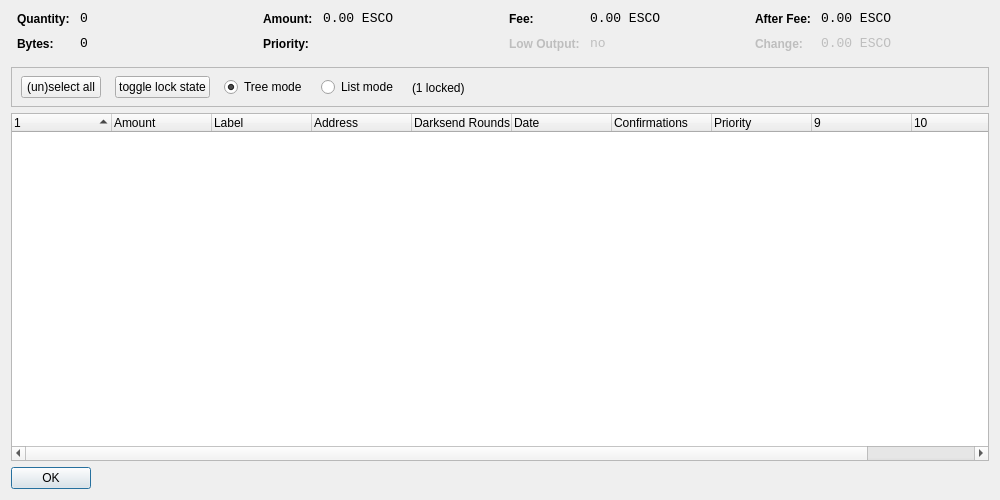
<?xml version="1.0" encoding="UTF-8"?>
<ui version="4.0">
 <class>CoinControlDialog</class>
 <widget class="QDialog" name="CoinControlDialog">
  <property name="geometry">
   <rect>
    <x>0</x>
    <y>0</y>
    <width>1000</width>
    <height>500</height>
   </rect>
  </property>
  <property name="windowTitle">
   <string>Coin Control</string>
  </property>
  <layout class="QVBoxLayout" name="verticalLayout">
   <item>
    <layout class="QHBoxLayout" name="horizontalLayoutTop" stretch="0,0,0,0">
     <property name="topMargin">
      <number>0</number>
     </property>
     <property name="bottomMargin">
      <number>10</number>
     </property>
     <item>
      <layout class="QFormLayout" name="formLayoutCoinControl1">
       <property name="horizontalSpacing">
        <number>10</number>
       </property>
       <property name="verticalSpacing">
        <number>10</number>
       </property>
       <property name="leftMargin">
        <number>6</number>
       </property>
       <property name="rightMargin">
        <number>6</number>
       </property>
       <item row="0" column="0">
        <widget class="QLabel" name="labelCoinControlQuantityText">
         <property name="styleSheet">
          <string notr="true">font-weight:bold;</string>
         </property>
         <property name="text">
          <string>Quantity:</string>
         </property>
        </widget>
       </item>
       <item row="0" column="1">
        <widget class="QLabel" name="labelCoinControlQuantity">
         <property name="font">
          <font>
           <family>Monospace</family>
           <pointsize>10</pointsize>
          </font>
         </property>
         <property name="cursor">
          <cursorShape>IBeamCursor</cursorShape>
         </property>
         <property name="contextMenuPolicy">
          <enum>Qt::ActionsContextMenu</enum>
         </property>
         <property name="text">
          <string notr="true">0</string>
         </property>
         <property name="textInteractionFlags">
          <set>Qt::LinksAccessibleByMouse|Qt::TextSelectableByKeyboard|Qt::TextSelectableByMouse</set>
         </property>
        </widget>
       </item>
       <item row="1" column="0">
        <widget class="QLabel" name="labelCoinControlBytesText">
         <property name="styleSheet">
          <string notr="true">font-weight:bold;</string>
         </property>
         <property name="text">
          <string>Bytes:</string>
         </property>
        </widget>
       </item>
       <item row="1" column="1">
        <widget class="QLabel" name="labelCoinControlBytes">
         <property name="font">
          <font>
           <family>Monospace</family>
           <pointsize>10</pointsize>
          </font>
         </property>
         <property name="cursor">
          <cursorShape>IBeamCursor</cursorShape>
         </property>
         <property name="contextMenuPolicy">
          <enum>Qt::ActionsContextMenu</enum>
         </property>
         <property name="text">
          <string notr="true">0</string>
         </property>
         <property name="textInteractionFlags">
          <set>Qt::LinksAccessibleByMouse|Qt::TextSelectableByKeyboard|Qt::TextSelectableByMouse</set>
         </property>
        </widget>
       </item>
      </layout>
     </item>
     <item>
      <layout class="QFormLayout" name="formLayoutCoinControl2">
       <property name="horizontalSpacing">
        <number>10</number>
       </property>
       <property name="verticalSpacing">
        <number>10</number>
       </property>
       <property name="leftMargin">
        <number>6</number>
       </property>
       <property name="rightMargin">
        <number>6</number>
       </property>
       <item row="0" column="0">
        <widget class="QLabel" name="labelCoinControlAmountText">
         <property name="styleSheet">
          <string notr="true">font-weight:bold;</string>
         </property>
         <property name="text">
          <string>Amount:</string>
         </property>
        </widget>
       </item>
       <item row="0" column="1">
        <widget class="QLabel" name="labelCoinControlAmount">
         <property name="font">
          <font>
           <family>Monospace</family>
           <pointsize>10</pointsize>
          </font>
         </property>
         <property name="cursor">
          <cursorShape>IBeamCursor</cursorShape>
         </property>
         <property name="contextMenuPolicy">
          <enum>Qt::ActionsContextMenu</enum>
         </property>
         <property name="text">
          <string notr="true">0.00 ESCO</string>
         </property>
         <property name="textInteractionFlags">
          <set>Qt::LinksAccessibleByMouse|Qt::TextSelectableByKeyboard|Qt::TextSelectableByMouse</set>
         </property>
        </widget>
       </item>
       <item row="1" column="0">
        <widget class="QLabel" name="labelCoinControlPriorityText">
         <property name="styleSheet">
          <string notr="true">font-weight:bold;</string>
         </property>
         <property name="text">
          <string>Priority:</string>
         </property>
        </widget>
       </item>
       <item row="1" column="1">
        <widget class="QLabel" name="labelCoinControlPriority">
         <property name="font">
          <font>
           <family>Monospace</family>
           <pointsize>10</pointsize>
          </font>
         </property>
         <property name="cursor">
          <cursorShape>IBeamCursor</cursorShape>
         </property>
         <property name="contextMenuPolicy">
          <enum>Qt::ActionsContextMenu</enum>
         </property>
         <property name="text">
          <string/>
         </property>
         <property name="textInteractionFlags">
          <set>Qt::LinksAccessibleByMouse|Qt::TextSelectableByKeyboard|Qt::TextSelectableByMouse</set>
         </property>
        </widget>
       </item>
      </layout>
     </item>
     <item>
      <layout class="QFormLayout" name="formLayoutCoinControl3">
       <property name="horizontalSpacing">
        <number>10</number>
       </property>
       <property name="verticalSpacing">
        <number>10</number>
       </property>
       <property name="leftMargin">
        <number>6</number>
       </property>
       <property name="rightMargin">
        <number>6</number>
       </property>
       <item row="0" column="0">
        <widget class="QLabel" name="labelCoinControlFeeText">
         <property name="styleSheet">
          <string notr="true">font-weight:bold;</string>
         </property>
         <property name="text">
          <string>Fee:</string>
         </property>
        </widget>
       </item>
       <item row="0" column="1">
        <widget class="QLabel" name="labelCoinControlFee">
         <property name="font">
          <font>
           <family>Monospace</family>
           <pointsize>10</pointsize>
          </font>
         </property>
         <property name="cursor">
          <cursorShape>IBeamCursor</cursorShape>
         </property>
         <property name="contextMenuPolicy">
          <enum>Qt::ActionsContextMenu</enum>
         </property>
         <property name="text">
          <string notr="true">0.00 ESCO</string>
         </property>
         <property name="textInteractionFlags">
          <set>Qt::LinksAccessibleByMouse|Qt::TextSelectableByKeyboard|Qt::TextSelectableByMouse</set>
         </property>
        </widget>
       </item>
       <item row="1" column="0">
        <widget class="QLabel" name="labelCoinControlLowOutputText">
         <property name="enabled">
          <bool>false</bool>
         </property>
         <property name="styleSheet">
          <string notr="true">font-weight:bold;</string>
         </property>
         <property name="text">
          <string>Low Output:</string>
         </property>
        </widget>
       </item>
       <item row="1" column="1">
        <widget class="QLabel" name="labelCoinControlLowOutput">
         <property name="enabled">
          <bool>false</bool>
         </property>
         <property name="font">
          <font>
           <family>Monospace</family>
           <pointsize>10</pointsize>
          </font>
         </property>
         <property name="cursor">
          <cursorShape>IBeamCursor</cursorShape>
         </property>
         <property name="contextMenuPolicy">
          <enum>Qt::ActionsContextMenu</enum>
         </property>
         <property name="text">
          <string notr="true">no</string>
         </property>
         <property name="textInteractionFlags">
          <set>Qt::LinksAccessibleByMouse|Qt::TextSelectableByKeyboard|Qt::TextSelectableByMouse</set>
         </property>
        </widget>
       </item>
      </layout>
     </item>
     <item>
      <layout class="QFormLayout" name="formLayoutCoinControl4">
       <property name="horizontalSpacing">
        <number>10</number>
       </property>
       <property name="verticalSpacing">
        <number>10</number>
       </property>
       <property name="leftMargin">
        <number>6</number>
       </property>
       <property name="rightMargin">
        <number>6</number>
       </property>
       <item row="0" column="0">
        <widget class="QLabel" name="labelCoinControlAfterFeeText">
         <property name="styleSheet">
          <string notr="true">font-weight:bold;</string>
         </property>
         <property name="text">
          <string>After Fee:</string>
         </property>
        </widget>
       </item>
       <item row="0" column="1">
        <widget class="QLabel" name="labelCoinControlAfterFee">
         <property name="font">
          <font>
           <family>Monospace</family>
           <pointsize>10</pointsize>
          </font>
         </property>
         <property name="cursor">
          <cursorShape>IBeamCursor</cursorShape>
         </property>
         <property name="contextMenuPolicy">
          <enum>Qt::ActionsContextMenu</enum>
         </property>
         <property name="text">
          <string notr="true">0.00 ESCO</string>
         </property>
         <property name="textInteractionFlags">
          <set>Qt::LinksAccessibleByMouse|Qt::TextSelectableByKeyboard|Qt::TextSelectableByMouse</set>
         </property>
        </widget>
       </item>
       <item row="1" column="0">
        <widget class="QLabel" name="labelCoinControlChangeText">
         <property name="enabled">
          <bool>false</bool>
         </property>
         <property name="styleSheet">
          <string notr="true">font-weight:bold;</string>
         </property>
         <property name="text">
          <string>Change:</string>
         </property>
        </widget>
       </item>
       <item row="1" column="1">
        <widget class="QLabel" name="labelCoinControlChange">
         <property name="enabled">
          <bool>false</bool>
         </property>
         <property name="font">
          <font>
           <family>Monospace</family>
           <pointsize>10</pointsize>
          </font>
         </property>
         <property name="cursor">
          <cursorShape>IBeamCursor</cursorShape>
         </property>
         <property name="contextMenuPolicy">
          <enum>Qt::ActionsContextMenu</enum>
         </property>
         <property name="text">
          <string notr="true">0.00 ESCO</string>
         </property>
         <property name="textInteractionFlags">
          <set>Qt::LinksAccessibleByMouse|Qt::TextSelectableByKeyboard|Qt::TextSelectableByMouse</set>
         </property>
        </widget>
       </item>
      </layout>
     </item>
    </layout>
   </item>
   <item>
    <widget class="QFrame" name="frame">
     <property name="minimumSize">
      <size>
       <width>0</width>
       <height>40</height>
      </size>
     </property>
     <property name="frameShape">
      <enum>QFrame::StyledPanel</enum>
     </property>
     <property name="frameShadow">
      <enum>QFrame::Sunken</enum>
     </property>
     <widget class="QWidget" name="horizontalLayoutWidget">
      <property name="geometry">
       <rect>
        <x>10</x>
        <y>0</y>
        <width>781</width>
        <height>41</height>
       </rect>
      </property>
      <layout class="QHBoxLayout" name="horizontalLayoutPanel" stretch="0,0,0,0,0">
       <property name="spacing">
        <number>14</number>
       </property>
       <item>
        <widget class="QPushButton" name="pushButtonSelectAll">
         <property name="sizePolicy">
          <sizepolicy hsizetype="Maximum" vsizetype="Fixed">
           <horstretch>0</horstretch>
           <verstretch>0</verstretch>
          </sizepolicy>
         </property>
         <property name="text">
          <string>(un)select all</string>
         </property>
        </widget>
       </item>
        <item>
         <widget class="QPushButton" name="pushButtonToggleLock">
          <property name="sizePolicy">
           <sizepolicy hsizetype="Maximum" vsizetype="Fixed">
            <horstretch>0</horstretch>
            <verstretch>0</verstretch>
           </sizepolicy>
          </property>
          <property name="text">
           <string>toggle lock state</string>
          </property>
          <property name="autoDefault">
           <bool>false</bool>
          </property>
         </widget>
        </item>
       <item>
        <widget class="QRadioButton" name="radioTreeMode">
         <property name="sizePolicy">
          <sizepolicy hsizetype="Maximum" vsizetype="Fixed">
           <horstretch>0</horstretch>
           <verstretch>0</verstretch>
          </sizepolicy>
         </property>
         <property name="text">
          <string>Tree mode</string>
         </property>
         <property name="checked">
          <bool>true</bool>
         </property>
        </widget>
       </item>
       <item>
        <widget class="QRadioButton" name="radioListMode">
         <property name="sizePolicy">
          <sizepolicy hsizetype="Maximum" vsizetype="Fixed">
           <horstretch>0</horstretch>
           <verstretch>0</verstretch>
          </sizepolicy>
         </property>
         <property name="text">
          <string>List mode</string>
         </property>
        </widget>
       </item>
        <item>
         <widget class="QLabel" name="labelLocked">
          <property name="text">
           <string>(1 locked)</string>
          </property>
         </widget>
        </item>
       <item>
        <spacer name="horizontalSpacer">
         <property name="orientation">
          <enum>Qt::Horizontal</enum>
         </property>
         <property name="sizeHint" stdset="0">
          <size>
           <width>40</width>
           <height>20</height>
          </size>
         </property>
        </spacer>
       </item>
      </layout>
     </widget>
    </widget>
   </item>
   <item>
    <widget class="CoinControlTreeWidget" name="treeWidget">
     <property name="contextMenuPolicy">
      <enum>Qt::CustomContextMenu</enum>
     </property>
     <property name="sortingEnabled">
      <bool>false</bool>
     </property>
     <property name="columnCount">
      <number>11</number>
     </property>
     <attribute name="headerShowSortIndicator" stdset="0">
      <bool>true</bool>
     </attribute>
     <attribute name="headerStretchLastSection">
      <bool>false</bool>
     </attribute>
     <column>
      <property name="text">
       <string/>
      </property>
     </column>
     <column>
      <property name="text">
       <string>Amount</string>
      </property>
     </column>
     <column>
      <property name="text">
       <string>Label</string>
      </property>
     </column>
     <column>
      <property name="text">
       <string>Address</string>
      </property>
     </column>
     <column>
      <property name="text">
       <string>Darksend Rounds</string>
      </property>
    </column>
     <column>
      <property name="text">
       <string>Date</string>
      </property>
     </column>
     <column>
      <property name="text">
       <string>Confirmations</string>
      </property>
      <property name="toolTip">
       <string>Confirmed</string>
      </property>
     </column>
     <column>
      <property name="text">
       <string>Priority</string>
      </property>
     </column>
     <column>
      <property name="text">
       <string/>
      </property>
     </column>
     <column>
      <property name="text">
       <string/>
      </property>
     </column>
     <column>
      <property name="text">
       <string/>
      </property>
     </column>
     <column>
      <property name="text">
       <string/>
      </property>
     </column>
    </widget>
   </item>
   <item>
    <widget class="QDialogButtonBox" name="buttonBox">
     <property name="sizePolicy">
      <sizepolicy hsizetype="Maximum" vsizetype="Fixed">
       <horstretch>0</horstretch>
       <verstretch>0</verstretch>
      </sizepolicy>
     </property>
     <property name="orientation">
      <enum>Qt::Horizontal</enum>
     </property>
     <property name="standardButtons">
      <set>QDialogButtonBox::Ok</set>
     </property>
    </widget>
   </item>
  </layout>
 </widget>
 <customwidgets>
  <customwidget>
   <class>CoinControlTreeWidget</class>
   <extends>QTreeWidget</extends>
   <header>coincontroltreewidget.h</header>
  </customwidget>
 </customwidgets>
 <resources/>
 <connections/>
</ui>
